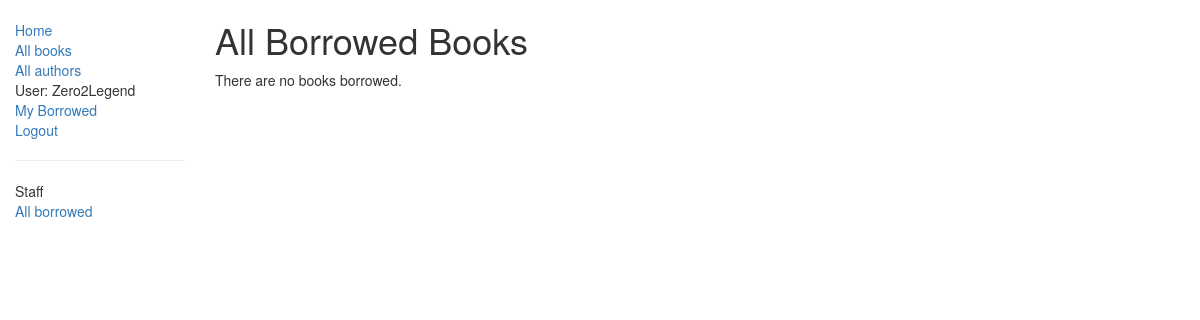
Before: /catalog/borrowed/ (signed in) with the older database file.
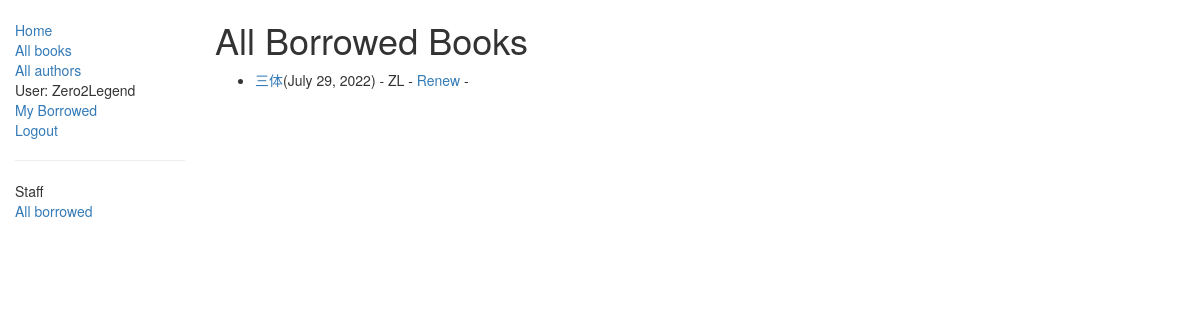
After: the same page with the newer database file.
### catalog/models.py (models this page shows, shortened)
class BookInstance(models.Model):
    id = models.UUIDField(primary_key=True, default=uuid.uuid4, help_text="Unique ID for "
                                                                          "this particular book across whole library")
    book = models.ForeignKey('Book', on_delete=models.SET_NULL, null=True)
    imprint = models.CharField(max_length=200)
    due_back = models.DateField(null=True, blank=True)
    borrower = models.ForeignKey(User, on_delete=models.SET_NULL, null=True, blank=True)
    LOAN_STATUS = (
        ('m', 'Maintenance'),
        ('o', 'On loan'),
        ('a', 'Available'),
        ('r', 'Reserved'),
    )
    status = models.CharField(max_length=1, choices=LOAN_STATUS, blank=True, default='m', help_text='Book availability')
    class Meta:
        ordering = ["due_back"]
        permissions = (("can_mark_returned", "Set book as returned"),)

class Book(models.Model):
    title = models.CharField(max_length=200)
    author = models.ForeignKey('Author', on_delete=models.SET_NULL, null=True)
    summary = models.TextField(max_length=1000, help_text="Enter a brief description of the book")
    isbn = models.CharField('ISBN', max_length=13,
                            unique=True,
                            help_text='13 Character <a href="https://www.isbn-international.org/content/what-isbn"'
                                      '>ISBN number</a>')
    genre = models.ManyToManyField(Genre, help_text="Select a genre for this book")
    language = models.ForeignKey('Language', on_delete=models.SET_NULL, null=True)
    def display_genre(self):
        """
        Creates a string for the Genre. This is required to display genre in Admin.
        """
        return ', '.join([genre.name for genre in self.genre.all()[:3]])
    display_genre.short_description = 'Genre'

### catalog/views.py (the view)
# urls.py: path(r'borrowed/', views.LoanedBooksAllListView.as_view(), name='all-borrowed'),
class LoanedBooksAllListView(PermissionRequiredMixin, generic.ListView):
    model = BookInstance
    permission_required = 'catalog.can_mark_returned'
    template_name = 'catalog/bookinstance_list_borrowed_all.html'
    paginate_by = 10
    def get_queryset(self):
        return BookInstance.objects.filter(status__exact='o').order_by('due_back')

### catalog/templates/catalog/bookinstance_list_borrowed_all.html
{% extends "base_generic.html" %}
{% block content %}
    <h1>All Borrowed Books</h1>
    {% if bookinstance_list %}
    <ul>
      {% for bookinst in bookinstance_list %}
      <li class="{% if bookinst.is_overdue %}text-danger{% endif %}">
        <a href="{% url 'book-detail' bookinst.book.pk %}">{{bookinst.book.title}}</a>({{ bookinst.due_back }}) {% if user.is_staff %}- {{ bookinst.borrower }}
          {% if perms.catalog.can_mark_returned %}- <a href="{% url 'renew-book-librarian' bookinst.id %}">Renew</a>  {% endif %}
          {% endif %} {% if perms.catalog.can_mark_returned %}- {% endif %}
      </li>
      {% endfor %}
    </ul>
    {% else %}
      <p>There are no books borrowed.</p>
    {% endif %}
{% endblock %}

Changed rows visible on the page:
added BookInstance: book "三体", due_back "July 29, 2022", borrower "ZL"
Other visible differences:
text no longer shown: "There are no books borrowed."
